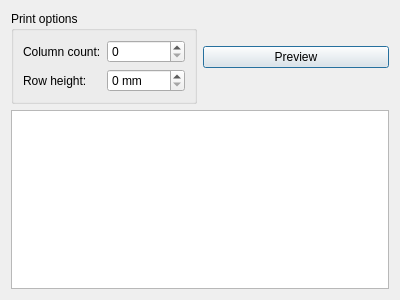
<?xml version="1.0" encoding="UTF-8"?>
<ui version="4.0">
 <class>DialogPrintLabels</class>
 <widget class="QDialog" name="DialogPrintLabels">
  <property name="geometry">
   <rect>
    <x>0</x>
    <y>0</y>
    <width>400</width>
    <height>300</height>
   </rect>
  </property>
  <property name="windowTitle">
   <string>Print labels</string>
  </property>
  <layout class="QGridLayout" name="gridLayout_2">
   <item row="0" column="0">
    <widget class="QGroupBox" name="groupBox">
     <property name="title">
      <string>Print options</string>
     </property>
     <layout class="QGridLayout" name="gridLayout">
      <item row="1" column="0">
       <widget class="QLabel" name="label">
        <property name="text">
         <string>Row height:</string>
        </property>
       </widget>
      </item>
      <item row="1" column="1">
       <widget class="QSpinBox" name="spinBoxRowHeight">
        <property name="suffix">
         <string> mm</string>
        </property>
       </widget>
      </item>
      <item row="0" column="0">
       <widget class="QLabel" name="label_2">
        <property name="text">
         <string>Column count:</string>
        </property>
       </widget>
      </item>
      <item row="0" column="1">
       <widget class="QSpinBox" name="spinBoxColCount"/>
      </item>
     </layout>
    </widget>
   </item>
   <item row="0" column="1">
    <widget class="QPushButton" name="pushButtonPreview">
     <property name="text">
      <string>Preview</string>
     </property>
    </widget>
   </item>
   <item row="1" column="0" colspan="2">
    <widget class="QTableView" name="tableView"/>
   </item>
  </layout>
 </widget>
 <resources/>
 <connections/>
</ui>
